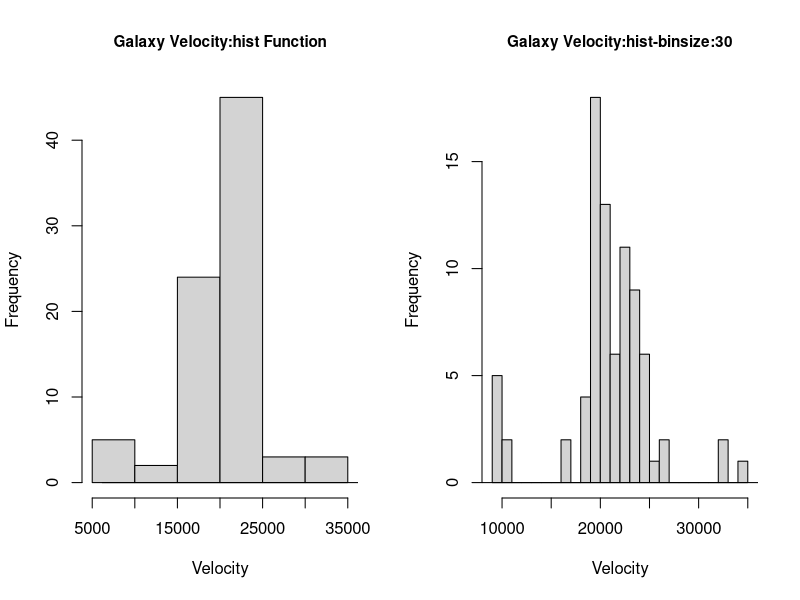
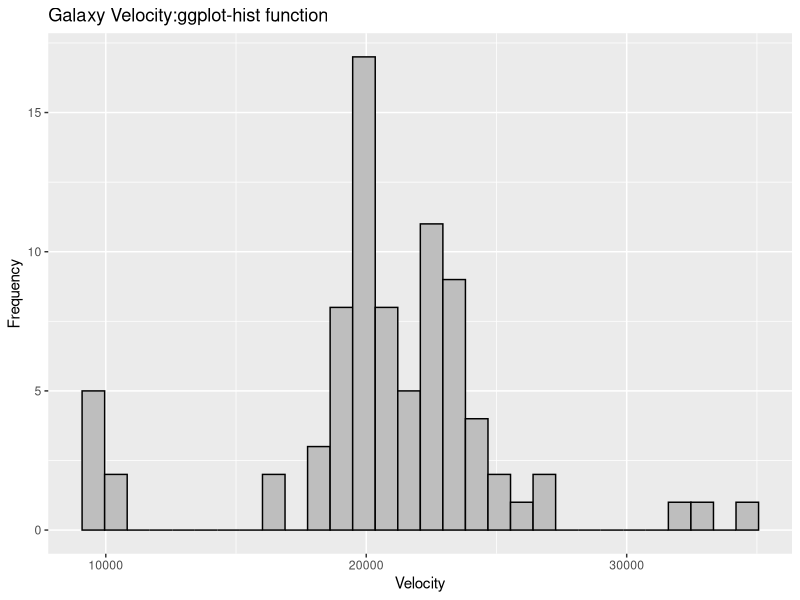
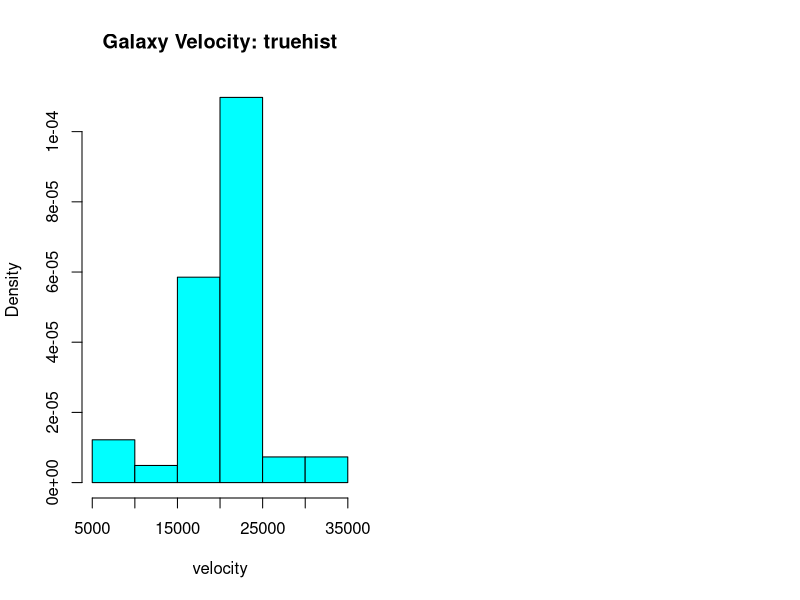
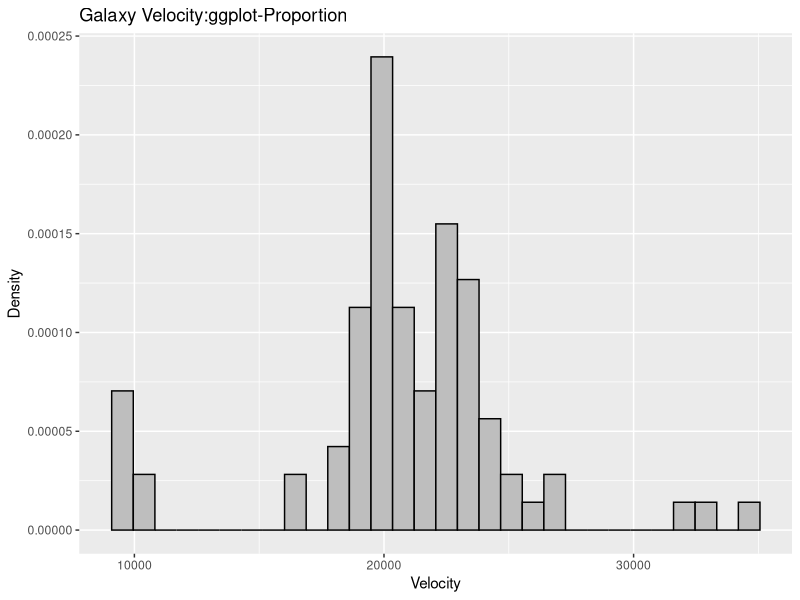
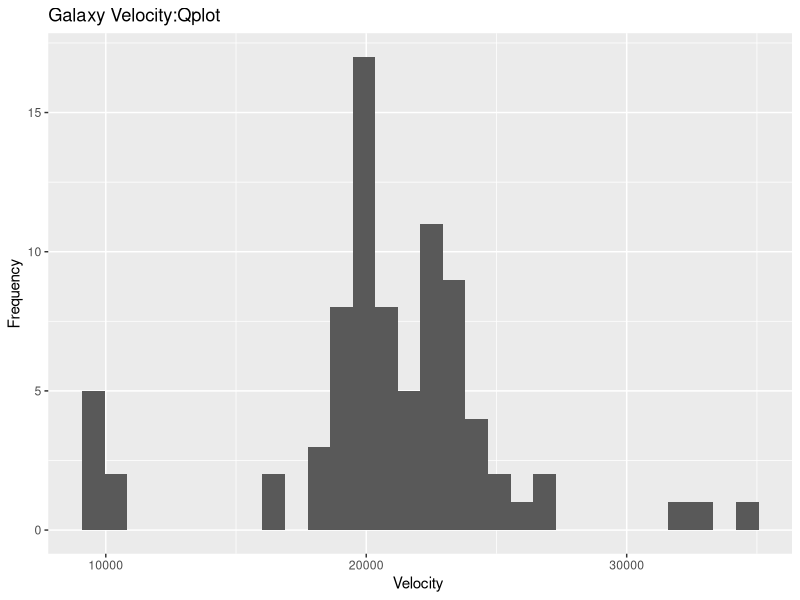
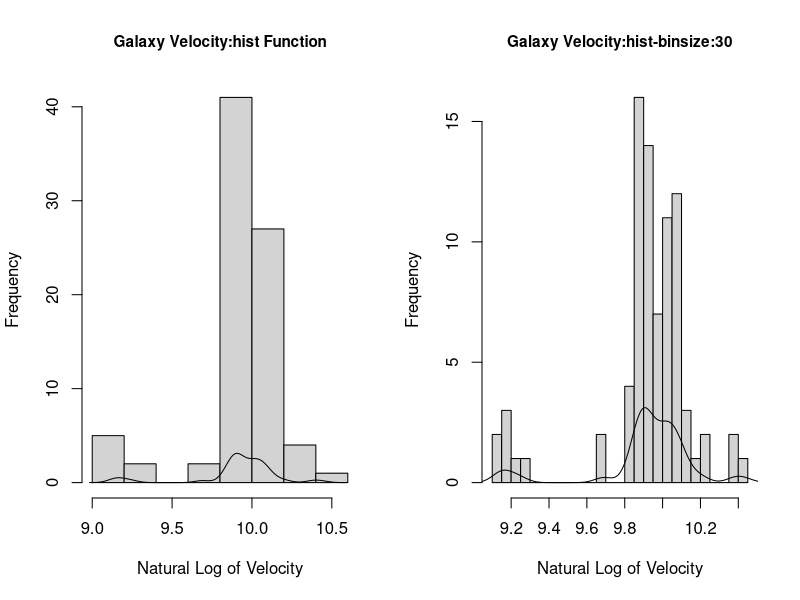
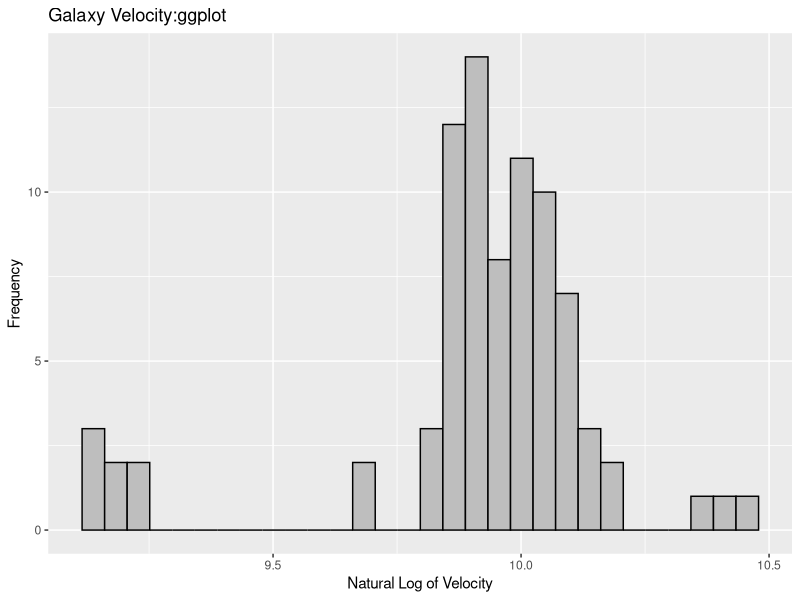
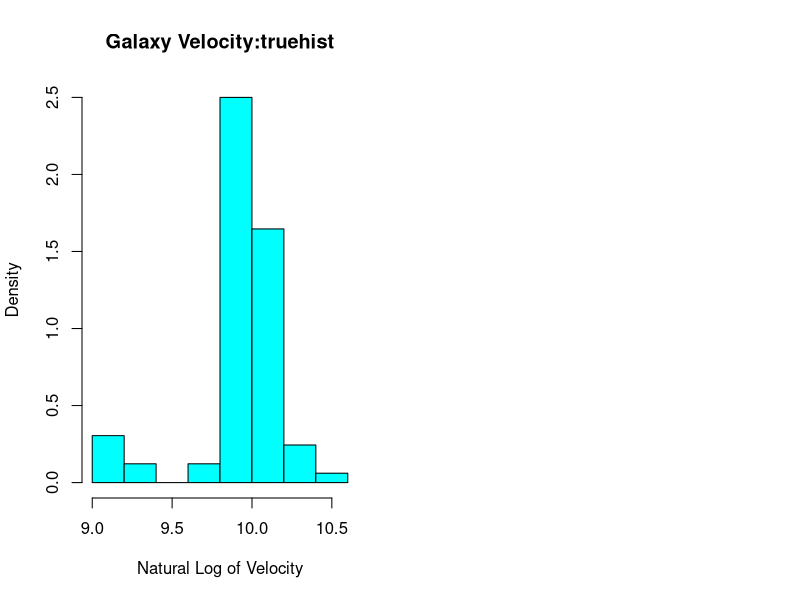

Recreate these plots in R, in order.
## ---- chunk 1
knitr::opts_chunk$set(message=F,warning=F,echo=F,fig_height=10,fig_width=7,cache = F)
## ---- chunk 2

# libraries used for Homework 1

#install.packages("HSAUR3")
library(HSAUR3)
#install.packages("dplyr")
library(dplyr)
#install.packages("ggplot2")
library(ggplot2)
#install.packages("boot")
library(boot)
#install.packages("KernSmooth")
library("KernSmooth")
#install.packages("flexmix")
#install.packages("MASS")
library("MASS")
#install.packages("mclust")
library(mclust)
#install.packages("gridExtra")
library(gridExtra)
#install.packages("tidyr")
library(tidyr)
## ---- chunk 3
# calling and investigating the galaxies data
#head(galaxies)
#Converting the vector variable to dataframe
galaxies <- as.data.frame(galaxies)
#naming the variable of the dataset
names(galaxies) <- 'Velocity'
#replace the typo with the correct numeric value
galaxies[78,1] <- 26960

## ---- chunk 4

# set the plotting area into a 1*2 array
par(mfrow=c(1,2))
#plotting the basic histogram
hist(galaxies$Velocity,cex.main=0.92,
     xlab = 'Velocity',
     main = 'Galaxy Velocity:hist Function',
     ylab = 'Frequency')
lines(density(galaxies$Velocity))


#plotting the basic histogram with a bin size 30
hist(galaxies$Velocity,breaks=30,cex.main=0.92,
     xlab = 'Velocity',
    main = 'Galaxy Velocity:hist-binsize:30',
    ylab = 'Frequency')
lines(density(galaxies$Velocity))

## ---- chunk 5
par(mfrow=c(1,2))
# Basic histogram using ggplot()+geom_histogram()
#ggplot(galaxies, aes(x=galaxies$Velocity)) + geom_histogram()
# Change the width of bins
#ggplot(galaxies, aes(x=galaxies$Velocity)) + geom_histogram(binwidth=1)
# Change colors
ggplot(galaxies, aes(x=galaxies$Velocity)) + geom_histogram(color="black", fill="grey")+
  labs(title='Galaxy Velocity:ggplot-hist function',
       x='Velocity',
       y='Frequency')

#ggplot(galaxies, aes(x=galaxies$Velocity)) + geom_histogram(color="black", fill="grey",binwidth = 5000)+
  #labs(title='Histogram of Galaxy Velocity:ggplot(modified binwidth)',
   #   x='Velocity',
     #  y='Frequency')

## ---- chunk 6

truehist(galaxies$Velocity,freq=F,
         xlab = 'velocity',
         main = 'Galaxy Velocity: truehist',
         ylab = 'Density')
#lines(density(galaxies$Velocity))

## ---- chunk 7

p<-ggplot(galaxies, aes(x=galaxies$Velocity,y=..density..)) + geom_histogram(color="black", fill="grey")+
  labs(title='Galaxy Velocity:ggplot-Proportion',
       x='Velocity',
       y='Density')
p


## ---- chunk 8
#draw the histogram with ggplot2's qplot function
qplot(galaxies$Velocity) +
  labs(title='Galaxy Velocity:Qplot',
       x='Velocity ',
       y='Frequency')
## ---- chunk 9
#add the log velocity column
galaxies <- galaxies %>%
  mutate(Log_Velocity = log(Velocity))

#type(galaxies$Log_veloci)

## ---- chunk 10
# set the plotting area into a 1*2 array
par(mfrow=c(1,2))
#plotting the basic histogram
hist(galaxies$Log_Velocity,cex.main=0.92,
     xlab = 'Natural Log of Velocity',
     main = 'Galaxy Velocity:hist Function',
     ylab = 'Frequency')
lines(density(galaxies$Log_Velocity))


#plotting the basic histogram with a bin size 30
hist(galaxies$Log_Velocity,breaks=30,cex.main=0.92,
     xlab = 'Natural Log of Velocity',
    main = 'Galaxy Velocity:hist-binsize:30',
    ylab = 'Frequency')
lines(density(galaxies$Log_Velocity))
## ---- chunk 11
ggplot(galaxies, aes(x=galaxies$Log_Velocity)) + geom_histogram(color="black", fill="grey")+
  labs(title='Galaxy Velocity:ggplot',
       x='Natural Log of Velocity',
       y='Frequency')

## ---- chunk 12
truehist(galaxies$Log_Velocity,freq=F,
         xlab = 'Natural Log of Velocity',
         main = 'Galaxy Velocity:truehist',
         ylab = 'Density')
#lines(density(galaxies$Velocity))

## ---- chunk 13
p<-ggplot(galaxies, aes(x=Log_Velocity,y=..density..)) + geom_histogram(color="black", fill="grey")+
  labs(title='Galaxy Velocity:ggplot-Proportion',
       x='Natural Log of Velocity',
       y='Density')
p

## ---- chunk 14

#par(fig=c(0,1,0,1),new=T)
#draw the histogram with ggplot2's qplot function
qplot(galaxies$Log_Velocity) +
  labs(title='Galaxy Velocity:Qplot',
       x='Natural Log of Velocity ',
       y='Frequency')
  #geom_line(data=galaxies,aes(x=Log_Velocity,y = dnorm(Log_Velocity, mean(Log_Velocity), sd(Log_Velocity)),color="red"))
## ---- chunk 15
#construct a density plot, bw = 100 for less smoothing and Gaussian kernal
 plot(density(galaxies$Velocity,kernel="gaussian",bw =100),col=2,lwd=1,xlim=c(-2500,45000),
     xlab = 'Velocity',
     main = 'Galaxy Velocity:Gaussian kernal',
     ylab = 'Density Estimate')
#construct a density plot, bw = 1000 for moderate smoothing and Gaussian kernal
lines(density(galaxies$Velocity,kernel="gaussian",bw =1000),col=3,lwd=2)
#construct a density plot, bw = 5000 for over smoothing and Gaussian kernal
lines(density(galaxies$Velocity,kernel="gaussian",bw =5000),col=4,lwd=2)
# Adding legend
legend("topleft", legend=c("bw=100","bw=1000","bw=5000"), col = 2:4, lty = 1,lwd=2) 
## ---- chunk 16
#construct a density plot, bw = 100 for less smoothing and Rectangular kernal
 plot(density(galaxies$Velocity,kernel="rectangular",bw =100),col=2,lwd=1,xlim=c(-2500,45000),
     xlab = 'Velocity',
     main = 'Galaxy Velocity:Rectangular kernal',
     ylab = 'Density Estimate')
#construct a density plot, bw = 1000 for moderate smoothing and Rectangular kernal
lines(density(galaxies$Velocity,kernel="rectangular",bw =1000),col=3,lwd=2)
#construct a density plot, bw = 5000 for over smoothing and Rectangular kernal
lines(density(galaxies$Velocity,kernel="rectangular",bw =5000),col=4,lwd=2)
# Adding legend
legend("topleft", legend=c("bw=100","bw=1000","bw=5000"), col = 2:4, lty = 1,lwd=2) 
## ---- chunk 17
#construct a stat density plot with ggplot2, Guassian Kernal and bw=100 for less smoothing
G1 <- ggplot() +
  geom_density(kernel='gaussian',bw=100,aes(x=galaxies$Velocity),fill="gray") +
  labs(title = 'Gaussian Kernal Density:ggplot, bw=100',
       x = 'Galaxy Velocity',
       y='Density Estimate')


#construct a stat density plot with ggplot2, Guassian Kernal and bw=1000 for moderate smoothing
G2 <- ggplot() +
  geom_density(kernel='gaussian',bw=1000,aes(x=galaxies$Velocity),fill="gray") +
  labs(title = 'Gaussian Kernal Density:ggplot,bw=1000',
       x = 'Galaxy Velocity',
       y='Density Estimate')

#construct a stat density plot with ggplot2, Guassian Kernal and bw=5000 for over smoothing
G3 <- ggplot() +
  geom_density(kernel='gaussian',bw=5000,aes(x=galaxies$Velocity),fill="gray") +
  labs(title = 'Gaussian Kernal Density:ggplot,bw=5000',
       x = 'Galaxy Velocity',
       y='Density Estimate')

#construct a stat density plot with ggplot2, Rectangular Kernal and bw=100 for less smoothing
R1 <- ggplot() +
 geom_density(kernel='rectangular',bw=100,aes(x=galaxies$Velocity),fill="gray") +
  labs(title = 'Rectangular Kernal Density:ggplot,bw=100',
       x = 'Galaxy Velocity',
       y='Density Estimate')

#construct a stat density plot with ggplot2, Rectangular Kernal and bw=1000 for moderate smoothing
R2 <- ggplot() +
  geom_density(kernel='rectangular',bw=1000,aes(x=galaxies$Velocity),fill="gray") +
  labs(title = 'Rectangular Kernal Density:ggplot,bw=1000',
       x = 'Galaxy Velocity',
       y='Density Estimate')

#construct a stat density plot with ggplot2, Rectangular Kernal and bw=5000 for over smoothing
R3 <- ggplot() +
  geom_density(kernel='rectangular',bw=5000,aes(x=galaxies$Velocity),fill="gray") +
  labs(title = 'Rectangular Kernal Density:ggplot,bw=5000',
       x = 'Galaxy Velocity',
       y='Density Estimate')
## ---- chunk 18
#Undersmoothing Bandwidth
grid.arrange(G1,R1)
## ---- chunk 19
#Appropriate Bandwidth
grid.arrange(G2,R2)
## ---- chunk 20
#Oversmoothing Plots
grid.arrange(G3,R3)
## ---- chunk 21
model1<- Mclust(galaxies$Velocity)
summary(model1,parameters=T)
## ---- chunk 22
model1$parameters
## ---- chunk 23
#using the mclustBIC function to print the BIC summary of the model
mclustBIC(galaxies$Velocity)
## ---- chunk 24
# creating a new dataset
bdr<-birthdeathrates
#head(bdr)
## ---- chunk 25
## 2-D DE-kernel figures

bdr1 <- bkde2D(bdr, 
          bandwidth = sapply(bdr, dpik))

## 2-D DE-kernel figures

contour(x = bdr1$x1, y = bdr1$x2, z = bdr1$fhat, 
xlab = "Birth Rate",
ylab = "Death Rate",
main="Contour plot overlayed on Scatter Plot")

# scatter plot of the data
points(bdr, pch=16, col=4)

## ---- chunk 26
#par(fig=c(0,1,0,1),new=T)
ggplot(data=bdr,aes(birth,death)) + 
  geom_density2d(aes(colour=..level..)) + 
  scale_colour_gradient(low="blue",high="pink") + 
  theme_light() +
  geom_point() +
  geom_text(aes(label=ifelse(death >= 15 | birth >= 35,row.names(bdr),''),hjust=0, vjust=0)) +xlim(6,57)+ylim(2,35)+
  labs(title='Contour plot overlayed on Scatter Plot for 69 Countries:ggplot',
       x='Birth Rate',
       y='Death Rate')
## ---- chunk 27

par(mfrow=c(1,2))

persp(x = bdr1$x1, y = bdr1$x2, z = bdr1$fhat,
        xlab = "Birth Rate",
        ylab = "Death Rate",
        zlab = "Estimated Density",
        main="Perspective plot",
        theta = -35, axes = TRUE, box = TRUE)

persp(x = bdr1$x1, y = bdr1$x2, z = bdr1$fhat,
        xlab = "Birth Rate",
        ylab = "Death Rate",
        zlab = "Estimated Density",
        main="Perspective plot showing outliers",
        theta = -75, axes = TRUE, box = TRUE)

## ---- chunk 28
#create an mclust model and print the summary
model2 <- Mclust(bdr)
summary(model2,parameters=T)
## ---- chunk 29
#use the mclustBIC function to print the BIC summary
mclustBIC(bdr)
## ---- chunk 30
#plot the BIC of the model
legend_args <- list(x = "bottomright", ncol = 5)
plot(model2,what="BIC", legendArgs = legend_args)
## ---- chunk 31
#plot the classification of the model
plot(model2,what="classification")
## ---- chunk 32
#plot the uncertainty of the model
plot(model2,what="uncertainty")
## ---- chunk 33
#plot the density of the model
plot(model2,what="density")
## ---- chunk 34
# age of onset of schizophrenia
#head(schizophrenia)
## ---- chunk 35
par(mfrow=c(1,2))
# Filtering and separating the Schizophrenia data by gender
Female<-schizophrenia %>% group_by(gender) %>% filter(gender=="female")
Male <-schizophrenia %>% group_by(gender) %>% filter(gender=="male")

plot(density(Female$age),bty="n",lwd=2,xlab=" Onset Age",ylim=c(0,0.08),xlim=c(0,60),main="Schizophrenia in Females")
polygon(density(Female$age),col=10)
legend("top",legend="Gender:Female",bty="n")

plot(density(Male$age),bty="n",lwd=2,xlab="Onset Age",ylim=c(0,0.08),main="Schizophrenia in Males")
polygon(density(Male$age),col=12)
legend("top",legend="Gender:Male",bty="n")
## ---- chunk 36
#plot the schizophrenia data using stat_density within ggplot2, facet by gender
#par(fig=c(0,1,0,1),new=T)
ggplot(data=schizophrenia)+
  geom_density(kernel='gaussian',adjust=0.9,aes(age,fill=gender)) +
  facet_grid(gender~.) +
       labs(title = 'Onset age of Schizophrenia by Gender:ggplot',
       x = 'Onset Age',
       y='Density Estimate')
## ---- chunk 37

# set the plotting area into a 1*2 array
par(mfrow=c(1,2))

#plotting the basic histogram
hist(Female$age,breaks=30,
     xlab = 'Onset Age',
     main = "Schizophrenia in Females",
     ylab = 'Frequency')
#lines(density(nd1$age))
#polygon(density(nd1$age),col=10)

#plotting the basic histogram
hist(Male$age,breaks=30,
     xlab = 'Onset Age',
     main = "Schizophrenia in Males",
     ylab = 'Frequency')
#lines(density(galaxies$Velocity))
#polygon(density(nd1$age),col=10)


## ---- chunk 38
#par(fig=c(0,1,0,1),new=T)
ggplot(data=schizophrenia)+
  geom_histogram(aes(age,fill=gender)) +
  facet_grid(gender~.) +
  labs(title = 'Histogram of Onset age of Schizophrenia by Gender:ggplot',
       x = 'Onset Age',
       y='Frequency')
## ---- chunk 39
#create a Male Mclust model
Male.mod <- Mclust(Male$age)

#print the male model
summary(Male.mod,parameters=T)
## ---- chunk 40
#create a Female Mclust model

Female.mod <- Mclust(Female$age)

#print the male model
summary(Female.mod,parameters=T)
## ---- chunk 41
#create a under/over density plot of the male vs female model
par(mfrow=c(2,1))
plot(Male.mod,what='density',
     xlab='Onset Age of Males',ylab='Density Estimate')
title(main='Density Estimate of Finite Mixture Model by Gender')
plot(Female.mod,what='density',
     xlab='Onset Age of Females',
     ylab='Density Estimate')
